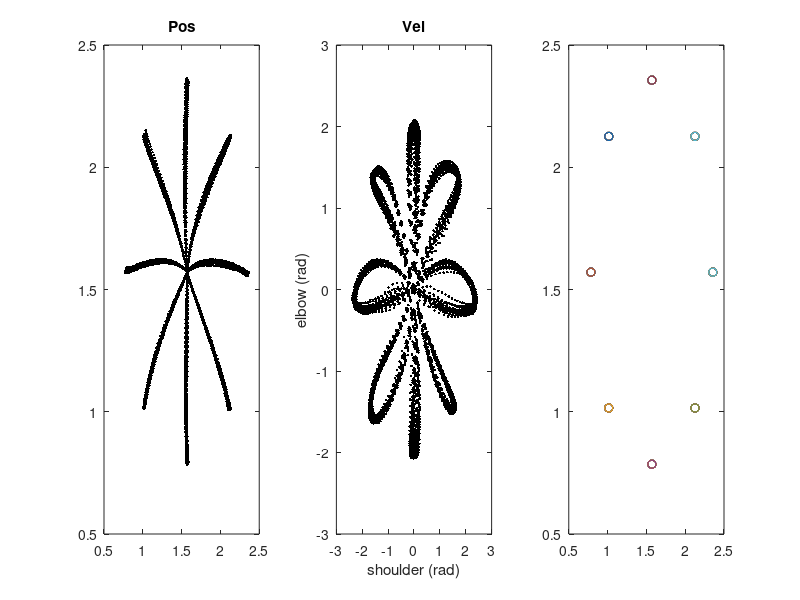
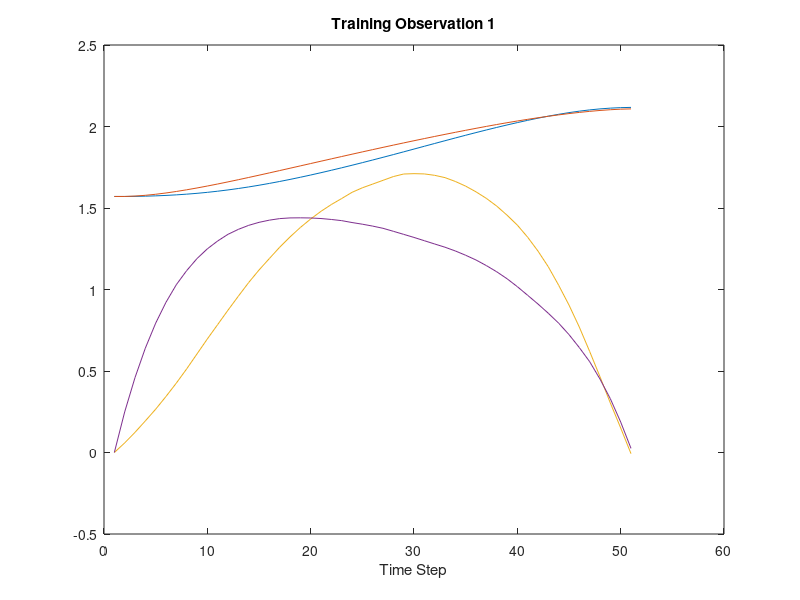

Reproduce these figures in MATLAB, in order. (Note: this script raises an error after producing the figures.)
clc;clear all;close all;
% LQG Elbow-shoulder angular position, velocity , motor commands for 8
% reach direction
load('SimuData2.mat');
for i = 1:size(Dat2.In,1)
xTra{i,1} = [Dat2.In(i,1:51); Dat2.In(i,52:102);Dat2.In(i,103:153);Dat2.In(i,154:204)];
tTra{i,1} = [Dat2.Out(i,1:4)'];
end

%% visualise  decoded data
for i= 1:160
    % plot path in joint space
    p1 =  Dat2.In(i,1:51);
    p2 =  Dat2.In(i,52:102);
    v1 =  Dat2.In(i,103:153);
    v2 =  Dat2.In(i,154:204);
    subplot(131);plot(p1,p2,'.k'); title('Pos');hold on
    subplot(132);plot(v1,v2,'.k'); title('Vel');
    hold on;
%     pause
    subplot(133); plot(Dat2.Out(i,3),Dat2.Out(i,4),'o'); hold on;
end
% axis image;
subplot(132);xlabel('shoulder (rad)');
ylabel('elbow (rad)');
%%
figure
plot(xTra{1}')
xlabel("Time Step")
title("Training Observation 1")
numFeatures = size(xTra{1},1);
legend("Feature " + string(1:numFeatures))

%% 
for  i = 1:size(Dat2.In,1)
    xTra2{i,1} = Dat2.Out(i,:)';
    yTra2{i,1} = Dat2.In(i,:)';
    xTes2{i,1} = Dat2.In(i,:)';
end

%% lstm
numFeatures = 4;
numResponses = 304;
numHiddenUnits = 500;

layers = [ ...
    sequenceInputLayer(numFeatures)
    bilstmLayer(500,'Name','bilstm1') %lstmLayer(numHiddenUnits,'OutputMode','sequence')
    fullyConnectedLayer(numResponses)
    regressionLayer];

options = trainingOptions('adam', ...
    'MaxEpochs',1000, ...
    'GradientThreshold',1, ...
    'InitialLearnRate',0.005, ...
    'LearnRateSchedule','piecewise', ...
    'LearnRateDropPeriod',125, ...
    'LearnRateDropFactor',0.2, ...
    'Verbose',0, ...
    'Plots','training-progress');

net = trainNetwork(xTra2,yTra2,layers,options);
%%
analyzeNetwork(net)
%% predict
for i = 1:8
YPred(:,i) = predict(net,xTra2{i,1});
plot(YPred(1:51,i),YPred(52:102,i));hold on;
end

netAngToTrajLSTM  = net;
save netAngToTrajLSTM